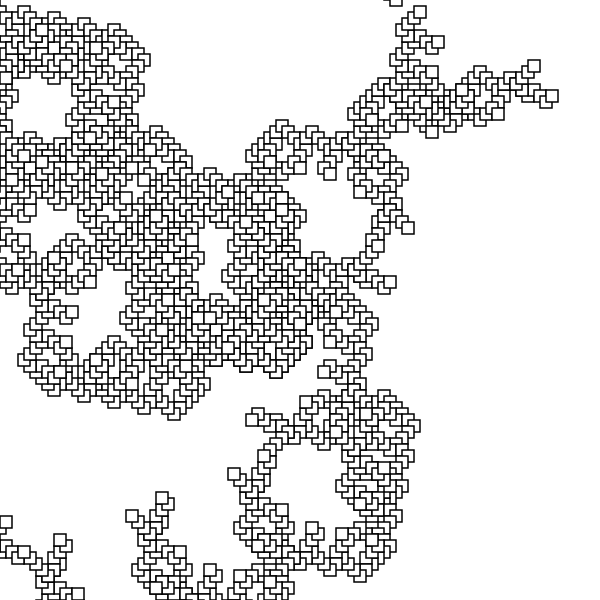
Frame 1 (no input)
Frame 60 (no input): identical to frame 1, image omitted
Frame 120 (the mouse pressed at the canvas centre since frame 60): identical to frame 1, image omitted

The p5.js sketch that drew this single still picture (run headless with seeded random() and noise() and a simulated clock; from frame 60 on, the mouse is pressed at the canvas centre):

// p5.js sketch
// ── sketch.js

let premise = 'R';
  let rules = {
    R:'[R+RR-R]-RR+RRR',

  }
let bigRule;


let length = 40;
let angle = 90;

function setup() {
  createCanvas(600, 600);
  angleMode(DEGREES);
  bigRule = resolveRules(premise, rules, 3);
  print(bigRule);
  
}

function draw() {
  background('white');
  stroke('black');
  strokeWeight(5);
  translate(width / 2, height / 2);
  rotate(-90);
  scale(0.3);

  drawShape(bigRule);
   // angle += 1;
  // length += 0.1;
}

function resolveRules(startRule, rules, depth) {
  let endRule = '';
  for (let currentLetter of startRule) {
    if (currentLetter in rules) {
      endRule += rules[currentLetter];
    } else {
      endRule += currentLetter;
    }
  }
  if (depth >= 1) {
    endRule = resolveRules(endRule, rules, depth - 1);
  }
  return endRule;
}


function drawShape(rule)  {
  for (let c of rule) {
    if (c === 'F') {
      line(0, 0, length, 0);
      translate(length, 0);
    } else if (c === 'R') {
      rect(0, 0, length, length);
      translate(length/2, length/2);
    } else if (c === 'D') {
      line(0, 0, length * 4, 0);
      translate(length, 0);
    } else if (c === 'f') {
      translate(0, length, 0);
    } else if (c === '+') {
      rotate(angle);
    } else if (c === '-') {
      rotate(-angle);
    } else if (c === '[') {
      push();
    } else if (c === ']') {
      pop();
    } else if (c === '>') {
      scale(1.2);
    } else if (c === '<') {
      scale(0.8);
   
    }
  }
}
